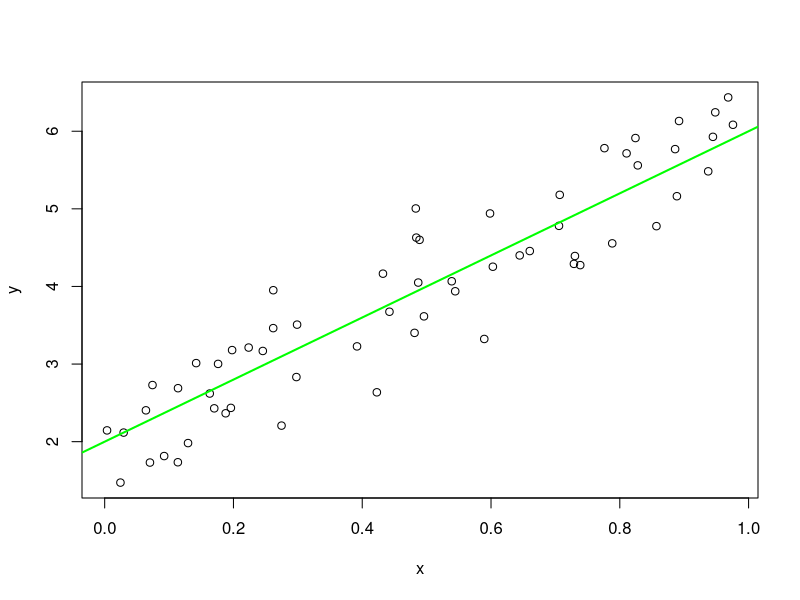

Reproduce this figure in R.
a <- 2
b <- 4
n <- 60

x <- runif(n)
(avgX <- mean(x))
sigSq <- 0.5
y <- a+b*x+rnorm(n, sd=(sigSq))

plot(x,y)
abline(a,b,col="green", lwd=2)
